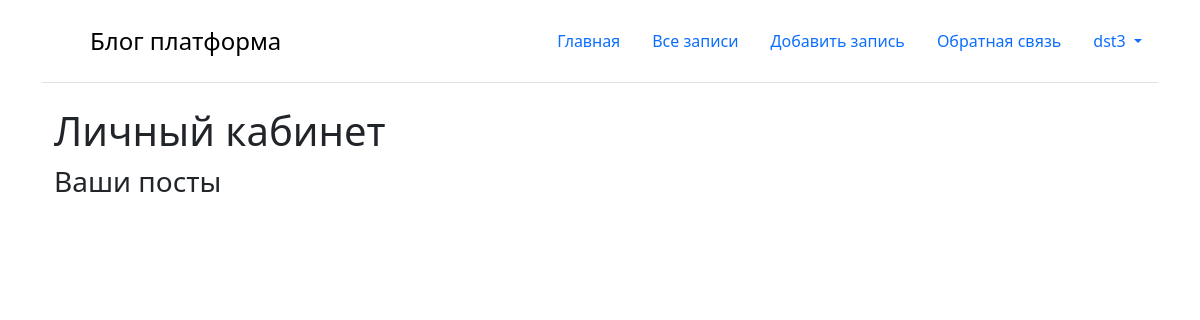
The page /users/home (signed in) on the database as committed earlier.
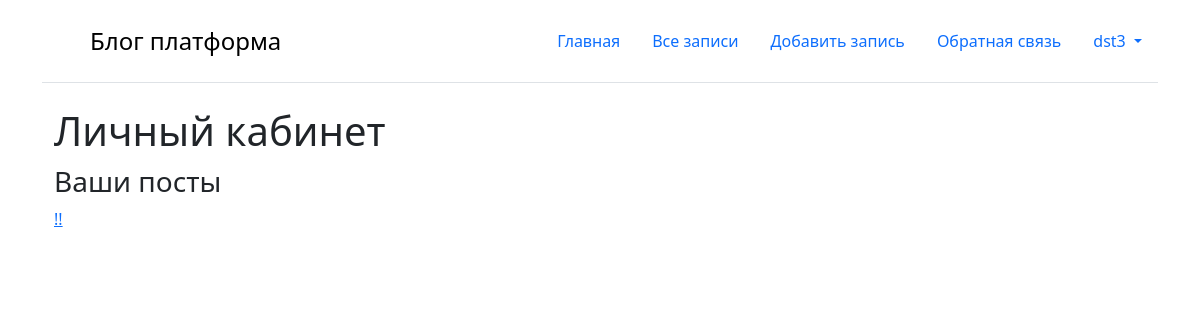
The same page on the database as committed later.
### core/models.py (models this page shows, shortened)
class Post(models.Model): # создааем таблицу и наследуем моделс
    title = models.CharField(max_length=200) # название атрибута соответствует названию поля, а значение - какой тип у
    text = models.TextField()
    created_data = models.DateTimeField(auto_now_add=True)
    category = models.ForeignKey(PostCategory,
                                 blank=True,
                                 null=True,
                                 on_delete=models.SET_NULL, # действия при удалении
                                 related_name='category_posts') # связь на уровне орм,
    profile = models.ForeignKey(Profile,
                                related_name='profile_posts',
                                on_delete=models.CASCADE)
    class Meta: # чтобы в админке красиво отображалось название таблицы, это интерфейс
        verbose_name = 'Запись'
        verbose_name_plural = 'Записи'

### user/views.py (the view)
# urls.py: 2. Add a URL to urlpatterns:  path('', views.home, name='home')
@login_required
def home(request):
    profile = request.user.profile
    posts = profile.profile_posts.all() # достали посты пользователя , аналог этой строчки: post = Post.objects.filter(profile=profile)
    return render(request, 'user/home.html', {'posts': posts})

### templates/user/home.html
{% extends 'base.html' %}
{% block content %}
<div class="container">
    <div class="col-md-6">
        <h1>Личный кабинет</h1>
        <h3>Ваши посты</h3>
        {% for post in posts %}
        <p><a href="{% url 'post_detail' post.id %}">{{ post.title }}</a></p>
        {% endfor %}
    </div>
</div>
{% endblock %}

### templates/base.html (shortened to what this page needs)
<!DOCTYPE html>
<html lang="en">
<head>
    <link href="https://cdn.jsdelivr.net/npm/bootstrap@5.3.3/dist/css/bootstrap.min.css" rel="stylesheet"
>
</head>
<body>
<div class="container">
    <header class="d-flex flex-wrap justify-content-center py-3 mb-4 border-bottom">
        <a href="{% url 'main' %}" class="d-flex align-items-center mb-3 mb-md-0 me-md-auto link-body-emphasis text-decoration-none">
            <svg class="bi me-2" width="40" height="32">
                <use xlink:href="#bootstrap"></use>
            </svg>
            <span class="fs-4">Блог платформа</span>
        </a>
        <ul class="nav nav-pills">
            <li class="nav-item"><a class="nav-link" href="{% url 'main' %}">Главная</a></li>
            <li class="nav-item"><a class="nav-link" href="{% url 'posts' %}">Все записи</a></li>
            <li class="nav-item"><a class="nav-link" href="{% url 'post_add' %}">Добавить запись</a></li>
            <li class="nav-item"><a class="nav-link" href="{% url 'feedback_add' %}">Обратная связь</a></li>
            {% if request.user.is_authenticated %}
            <li class="nav-item dropdown">
                <a class="nav-link dropdown-toggle" href="{% url 'login' %}" role="button" data-bs-toggle="dropdown" aria-expanded="false">
                    {{ user }}
                </a>
            </li>
            {% else %}
            <li class="nav-item"><a class="nav-link" href="{% url 'login' %}">Войти</a></li>
            <li class="nav-item"><a class="nav-link" href="{% url 'register' %}">Регистрация</a></li>
            {% endif %}
        </ul>
    </header>
    {% block content %}
    {% endblock %}
</div>
</body>
</html>

### templates/base.html (style rules this page uses)
h1, h2 { margin: 0; padding-bottom: 10px; }
ul { list-style-type: none; padding: 0; }
ul li { padding: 5px 0; }
ul li a { text-decoration: none; color: #333; }

Rows that differ between the two databases and show on the page:
added Post: title "!!"
